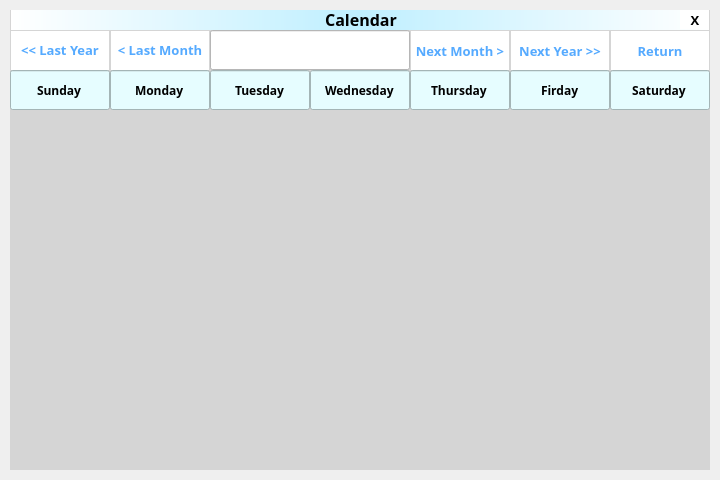
<?xml version="1.0" encoding="UTF-8"?>
<ui version="4.0">
 <class>CalendarWnd</class>
 <widget class="QWidget" name="CalendarWnd">
  <property name="geometry">
   <rect>
    <x>0</x>
    <y>0</y>
    <width>720</width>
    <height>480</height>
   </rect>
  </property>
  <property name="windowTitle">
   <string>CalendarWnd</string>
  </property>
  <widget class="QWidget" name="widget" native="true">
   <property name="geometry">
    <rect>
     <x>10</x>
     <y>10</y>
     <width>700</width>
     <height>460</height>
    </rect>
   </property>
   <property name="styleSheet">
    <string notr="true">background-color: rgb(213, 213, 213);</string>
   </property>
   <widget class="MyButton" name="btn_LastYear" native="true">
    <property name="geometry">
     <rect>
      <x>0</x>
      <y>20</y>
      <width>100</width>
      <height>40</height>
     </rect>
    </property>
    <property name="styleSheet">
     <string notr="true">border-color: rgb(0, 0, 0);
background-color: rgb(213, 213, 213);</string>
    </property>
    <widget class="QLabel" name="label">
     <property name="geometry">
      <rect>
       <x>1</x>
       <y>1</y>
       <width>98</width>
       <height>39</height>
      </rect>
     </property>
     <property name="font">
      <font>
       <family>Segoe Script</family>
       <pointsize>10</pointsize>
       <weight>75</weight>
       <bold>true</bold>
       <underline>false</underline>
       <strikeout>false</strikeout>
      </font>
     </property>
     <property name="styleSheet">
      <string notr="true">color: rgb(85, 170, 255);
background-color: rgb(255, 255, 255);</string>
     </property>
     <property name="text">
      <string>&lt;&lt; Last Year</string>
     </property>
     <property name="alignment">
      <set>Qt::AlignCenter</set>
     </property>
    </widget>
   </widget>
   <widget class="MyButton" name="btn_LastMonth" native="true">
    <property name="geometry">
     <rect>
      <x>100</x>
      <y>20</y>
      <width>100</width>
      <height>40</height>
     </rect>
    </property>
    <property name="styleSheet">
     <string notr="true">border-color: rgb(0, 0, 0);
background-color: rgb(213, 213, 213);</string>
    </property>
    <widget class="QLabel" name="label_2">
     <property name="geometry">
      <rect>
       <x>1</x>
       <y>1</y>
       <width>98</width>
       <height>39</height>
      </rect>
     </property>
     <property name="font">
      <font>
       <family>Segoe Script</family>
       <pointsize>10</pointsize>
       <weight>75</weight>
       <bold>true</bold>
      </font>
     </property>
     <property name="styleSheet">
      <string notr="true">color: rgb(85, 170, 255);
background-color: rgb(255, 255, 255);</string>
     </property>
     <property name="text">
      <string>&lt; Last Month</string>
     </property>
     <property name="alignment">
      <set>Qt::AlignCenter</set>
     </property>
    </widget>
   </widget>
   <widget class="MyButton" name="btn_NextMonth" native="true">
    <property name="geometry">
     <rect>
      <x>400</x>
      <y>20</y>
      <width>100</width>
      <height>40</height>
     </rect>
    </property>
    <property name="styleSheet">
     <string notr="true">border-color: rgb(0, 0, 0);
background-color: rgb(213, 213, 213);</string>
    </property>
    <widget class="QLabel" name="label_NextMonth">
     <property name="geometry">
      <rect>
       <x>1</x>
       <y>1</y>
       <width>98</width>
       <height>39</height>
      </rect>
     </property>
     <property name="font">
      <font>
       <family>Segoe Script</family>
       <pointsize>10</pointsize>
       <weight>75</weight>
       <bold>true</bold>
      </font>
     </property>
     <property name="styleSheet">
      <string notr="true">color: rgb(85, 170, 255);
background-color: rgb(255, 255, 255);</string>
     </property>
     <property name="text">
      <string>Next Month &gt;</string>
     </property>
     <property name="alignment">
      <set>Qt::AlignCenter</set>
     </property>
    </widget>
   </widget>
   <widget class="MyButton" name="btn_NextYear" native="true">
    <property name="geometry">
     <rect>
      <x>500</x>
      <y>20</y>
      <width>100</width>
      <height>40</height>
     </rect>
    </property>
    <property name="styleSheet">
     <string notr="true">border-color: rgb(0, 0, 0);
background-color: rgb(213, 213, 213);</string>
    </property>
    <widget class="QLabel" name="label_4">
     <property name="geometry">
      <rect>
       <x>1</x>
       <y>1</y>
       <width>98</width>
       <height>39</height>
      </rect>
     </property>
     <property name="font">
      <font>
       <family>Segoe Script</family>
       <pointsize>10</pointsize>
       <weight>75</weight>
       <bold>true</bold>
      </font>
     </property>
     <property name="styleSheet">
      <string notr="true">color: rgb(85, 170, 255);
background-color: rgb(255, 255, 255);</string>
     </property>
     <property name="text">
      <string>Next Year &gt;&gt;</string>
     </property>
     <property name="alignment">
      <set>Qt::AlignCenter</set>
     </property>
    </widget>
   </widget>
   <widget class="MyButton" name="btn_Return" native="true">
    <property name="geometry">
     <rect>
      <x>600</x>
      <y>20</y>
      <width>100</width>
      <height>40</height>
     </rect>
    </property>
    <property name="styleSheet">
     <string notr="true">border-color: rgb(0, 0, 0);
background-color: rgb(213, 213, 213);</string>
    </property>
    <widget class="QLabel" name="label_5">
     <property name="geometry">
      <rect>
       <x>1</x>
       <y>1</y>
       <width>98</width>
       <height>39</height>
      </rect>
     </property>
     <property name="font">
      <font>
       <family>Segoe Script</family>
       <pointsize>10</pointsize>
       <weight>75</weight>
       <bold>true</bold>
      </font>
     </property>
     <property name="styleSheet">
      <string notr="true">color: rgb(85, 170, 255);
background-color: rgb(255, 255, 255);</string>
     </property>
     <property name="text">
      <string>Return</string>
     </property>
     <property name="alignment">
      <set>Qt::AlignCenter</set>
     </property>
    </widget>
   </widget>
   <widget class="QLineEdit" name="lineEdit">
    <property name="geometry">
     <rect>
      <x>0</x>
      <y>60</y>
      <width>100</width>
      <height>40</height>
     </rect>
    </property>
    <property name="font">
     <font>
      <family>Segoe Script</family>
      <weight>75</weight>
      <bold>true</bold>
     </font>
    </property>
    <property name="cursor">
     <cursorShape>ArrowCursor</cursorShape>
    </property>
    <property name="focusPolicy">
     <enum>Qt::NoFocus</enum>
    </property>
    <property name="acceptDrops">
     <bool>true</bool>
    </property>
    <property name="styleSheet">
     <string notr="true">background-color: rgb(230, 253, 255);</string>
    </property>
    <property name="text">
     <string>Sunday</string>
    </property>
    <property name="alignment">
     <set>Qt::AlignCenter</set>
    </property>
   </widget>
   <widget class="QLineEdit" name="lineEdit_2">
    <property name="geometry">
     <rect>
      <x>100</x>
      <y>60</y>
      <width>100</width>
      <height>40</height>
     </rect>
    </property>
    <property name="font">
     <font>
      <family>Segoe Script</family>
      <weight>75</weight>
      <bold>true</bold>
     </font>
    </property>
    <property name="cursor">
     <cursorShape>ArrowCursor</cursorShape>
    </property>
    <property name="focusPolicy">
     <enum>Qt::NoFocus</enum>
    </property>
    <property name="styleSheet">
     <string notr="true">background-color: rgb(230, 253, 255);</string>
    </property>
    <property name="text">
     <string>Monday</string>
    </property>
    <property name="alignment">
     <set>Qt::AlignCenter</set>
    </property>
   </widget>
   <widget class="QLineEdit" name="lineEdit_3">
    <property name="geometry">
     <rect>
      <x>200</x>
      <y>60</y>
      <width>100</width>
      <height>40</height>
     </rect>
    </property>
    <property name="font">
     <font>
      <family>Segoe Script</family>
      <weight>75</weight>
      <bold>true</bold>
     </font>
    </property>
    <property name="cursor">
     <cursorShape>ArrowCursor</cursorShape>
    </property>
    <property name="focusPolicy">
     <enum>Qt::NoFocus</enum>
    </property>
    <property name="styleSheet">
     <string notr="true">background-color: rgb(230, 253, 255);</string>
    </property>
    <property name="text">
     <string>Tuesday</string>
    </property>
    <property name="alignment">
     <set>Qt::AlignCenter</set>
    </property>
   </widget>
   <widget class="QLineEdit" name="lineEdit_4">
    <property name="geometry">
     <rect>
      <x>300</x>
      <y>60</y>
      <width>100</width>
      <height>40</height>
     </rect>
    </property>
    <property name="font">
     <font>
      <family>Segoe Script</family>
      <weight>75</weight>
      <bold>true</bold>
     </font>
    </property>
    <property name="cursor">
     <cursorShape>ArrowCursor</cursorShape>
    </property>
    <property name="focusPolicy">
     <enum>Qt::NoFocus</enum>
    </property>
    <property name="styleSheet">
     <string notr="true">background-color: rgb(230, 253, 255);</string>
    </property>
    <property name="text">
     <string>Wednesday</string>
    </property>
    <property name="alignment">
     <set>Qt::AlignCenter</set>
    </property>
   </widget>
   <widget class="QLineEdit" name="lineEdit_5">
    <property name="geometry">
     <rect>
      <x>400</x>
      <y>60</y>
      <width>100</width>
      <height>40</height>
     </rect>
    </property>
    <property name="font">
     <font>
      <family>Segoe Script</family>
      <weight>75</weight>
      <bold>true</bold>
     </font>
    </property>
    <property name="cursor">
     <cursorShape>ArrowCursor</cursorShape>
    </property>
    <property name="focusPolicy">
     <enum>Qt::NoFocus</enum>
    </property>
    <property name="styleSheet">
     <string notr="true">background-color: rgb(230, 253, 255);</string>
    </property>
    <property name="text">
     <string>Thursday</string>
    </property>
    <property name="alignment">
     <set>Qt::AlignCenter</set>
    </property>
   </widget>
   <widget class="QLineEdit" name="lineEdit_6">
    <property name="geometry">
     <rect>
      <x>500</x>
      <y>60</y>
      <width>100</width>
      <height>40</height>
     </rect>
    </property>
    <property name="font">
     <font>
      <family>Segoe Script</family>
      <weight>75</weight>
      <bold>true</bold>
     </font>
    </property>
    <property name="cursor">
     <cursorShape>ArrowCursor</cursorShape>
    </property>
    <property name="focusPolicy">
     <enum>Qt::NoFocus</enum>
    </property>
    <property name="styleSheet">
     <string notr="true">background-color: rgb(230, 253, 255);</string>
    </property>
    <property name="text">
     <string>Firday</string>
    </property>
    <property name="alignment">
     <set>Qt::AlignCenter</set>
    </property>
   </widget>
   <widget class="QLineEdit" name="lineEdit_7">
    <property name="geometry">
     <rect>
      <x>600</x>
      <y>60</y>
      <width>100</width>
      <height>40</height>
     </rect>
    </property>
    <property name="font">
     <font>
      <family>Segoe Script</family>
      <weight>75</weight>
      <bold>true</bold>
     </font>
    </property>
    <property name="cursor">
     <cursorShape>ArrowCursor</cursorShape>
    </property>
    <property name="mouseTracking">
     <bool>true</bool>
    </property>
    <property name="focusPolicy">
     <enum>Qt::NoFocus</enum>
    </property>
    <property name="styleSheet">
     <string notr="true">background-color: rgb(230, 253, 255);</string>
    </property>
    <property name="text">
     <string>Saturday</string>
    </property>
    <property name="alignment">
     <set>Qt::AlignCenter</set>
    </property>
   </widget>
   <widget class="QLineEdit" name="lineEdit_Date">
    <property name="geometry">
     <rect>
      <x>200</x>
      <y>20</y>
      <width>200</width>
      <height>40</height>
     </rect>
    </property>
    <property name="font">
     <font>
      <family>Segoe Script</family>
      <pointsize>12</pointsize>
      <weight>75</weight>
      <bold>true</bold>
     </font>
    </property>
    <property name="cursor">
     <cursorShape>ArrowCursor</cursorShape>
    </property>
    <property name="focusPolicy">
     <enum>Qt::NoFocus</enum>
    </property>
    <property name="styleSheet">
     <string notr="true">background-color: rgb(255, 255, 255);</string>
    </property>
    <property name="alignment">
     <set>Qt::AlignCenter</set>
    </property>
    <property name="readOnly">
     <bool>true</bool>
    </property>
   </widget>
   <widget class="QWidget" name="widget_7" native="true">
    <property name="geometry">
     <rect>
      <x>1</x>
      <y>0</y>
      <width>698</width>
      <height>20</height>
     </rect>
    </property>
    <property name="styleSheet">
     <string notr="true">#widget_7 {background-color: qlineargradient(spread:reflect, x1:0.5, y1:0, x2:1, y2:0, stop:0 rgba(191, 239, 255, 255), stop:1 rgba(255, 255, 255, 255));}</string>
    </property>
    <widget class="QLabel" name="label_6">
     <property name="geometry">
      <rect>
       <x>280</x>
       <y>0</y>
       <width>140</width>
       <height>19</height>
      </rect>
     </property>
     <property name="font">
      <font>
       <family>Segoe Script</family>
       <pointsize>12</pointsize>
       <weight>75</weight>
       <italic>false</italic>
       <bold>true</bold>
       <strikeout>false</strikeout>
      </font>
     </property>
     <property name="styleSheet">
      <string notr="true">background-color: rgb #BFEFFF;</string>
     </property>
     <property name="text">
      <string>Calendar</string>
     </property>
     <property name="alignment">
      <set>Qt::AlignCenter</set>
     </property>
    </widget>
    <widget class="MyButton" name="btn_Close" native="true">
     <property name="geometry">
      <rect>
       <x>669</x>
       <y>0</y>
       <width>30</width>
       <height>19</height>
      </rect>
     </property>
     <property name="styleSheet">
      <string notr="true">background-color: rgb(255, 255, 255);</string>
     </property>
     <widget class="QLabel" name="label_3">
      <property name="geometry">
       <rect>
        <x>0</x>
        <y>0</y>
        <width>30</width>
        <height>19</height>
       </rect>
      </property>
      <property name="font">
       <font>
        <family>Segoe Script</family>
        <pointsize>10</pointsize>
        <weight>75</weight>
        <bold>true</bold>
       </font>
      </property>
      <property name="text">
       <string>X</string>
      </property>
      <property name="alignment">
       <set>Qt::AlignCenter</set>
      </property>
     </widget>
    </widget>
   </widget>
  </widget>
 </widget>
 <layoutdefault spacing="6" margin="11"/>
 <customwidgets>
  <customwidget>
   <class>MyButton</class>
   <extends>QWidget</extends>
   <header location="global">mybutton.h</header>
   <container>1</container>
  </customwidget>
 </customwidgets>
 <resources/>
 <connections/>
</ui>
